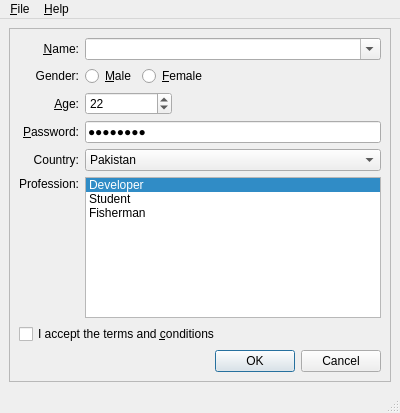
<ui version="4.0" >
 <class>MainWindow</class>
 <widget class="QMainWindow" name="MainWindow" >
  <property name="geometry" >
   <rect>
    <x>0</x>
    <y>0</y>
    <width>400</width>
    <height>413</height>
   </rect>
  </property>
  <property name="windowTitle" >
   <string>Style Sheet</string>
  </property>
  <widget class="QWidget" name="centralwidget" >
   <layout class="QVBoxLayout" >
    <property name="margin" >
     <number>9</number>
    </property>
    <property name="spacing" >
     <number>6</number>
    </property>
    <item>
     <widget class="QFrame" name="mainFrame" >
      <property name="frameShape" >
       <enum>QFrame::StyledPanel</enum>
      </property>
      <property name="frameShadow" >
       <enum>QFrame::Raised</enum>
      </property>
      <layout class="QGridLayout" >
       <property name="margin" >
        <number>9</number>
       </property>
       <property name="spacing" >
        <number>6</number>
       </property>
       <item row="6" column="0" colspan="5" >
        <widget class="QCheckBox" name="agreeCheckBox" >
         <property name="toolTip" >
          <string>Please read the LICENSE file before checking</string>
         </property>
         <property name="text" >
          <string>I accept the terms and &amp;conditions</string>
         </property>
        </widget>
       </item>
       <item row="5" column="0" >
        <widget class="QLabel" name="label" >
         <property name="text" >
          <string>Profession:</string>
         </property>
         <property name="alignment" >
          <set>Qt::AlignRight|Qt::AlignTop|Qt::AlignTrailing</set>
         </property>
         <property name="buddy" >
          <cstring>professionList</cstring>
         </property>
        </widget>
       </item>
       <item row="0" column="0" >
        <widget class="QLabel" name="nameLabel" >
         <property name="text" >
          <string>&amp;Name:</string>
         </property>
         <property name="alignment" >
          <set>Qt::AlignRight|Qt::AlignTrailing|Qt::AlignVCenter</set>
         </property>
         <property name="buddy" >
          <cstring>nameCombo</cstring>
         </property>
        </widget>
       </item>
       <item row="1" column="1" >
        <widget class="QRadioButton" name="maleRadioButton" >
         <property name="toolTip" >
          <string>Check this if you are male</string>
         </property>
         <property name="text" >
          <string>&amp;Male</string>
         </property>
        </widget>
       </item>
       <item row="3" column="0" >
        <widget class="QLabel" name="passwordLabel" >
         <property name="text" >
          <string>&amp;Password:</string>
         </property>
         <property name="alignment" >
          <set>Qt::AlignRight|Qt::AlignTrailing|Qt::AlignVCenter</set>
         </property>
         <property name="buddy" >
          <cstring>passwordEdit</cstring>
         </property>
        </widget>
       </item>
       <item row="4" column="1" colspan="4" >
        <widget class="QComboBox" name="countryCombo" >
         <property name="toolTip" >
          <string>Specify country of origin</string>
         </property>
         <property name="statusTip" >
          <string>Specify country of origin</string>
         </property>
         <property name="currentIndex" >
          <number>6</number>
         </property>
         <item>
          <property name="text" >
           <string>Egypt</string>
          </property>
         </item>
         <item>
          <property name="text" >
           <string>France</string>
          </property>
         </item>
         <item>
          <property name="text" >
           <string>Germany</string>
          </property>
         </item>
         <item>
          <property name="text" >
           <string>India</string>
          </property>
         </item>
         <item>
          <property name="text" >
           <string>Italy</string>
          </property>
         </item>
         <item>
          <property name="text" >
           <string>Norway</string>
          </property>
         </item>
         <item>
          <property name="text" >
           <string>Pakistan</string>
          </property>
         </item>
        </widget>
       </item>
       <item row="2" column="0" >
        <widget class="QLabel" name="ageLabel" >
         <property name="text" >
          <string>&amp;Age:</string>
         </property>
         <property name="alignment" >
          <set>Qt::AlignRight|Qt::AlignTrailing|Qt::AlignVCenter</set>
         </property>
         <property name="buddy" >
          <cstring>ageSpinBox</cstring>
         </property>
        </widget>
       </item>
       <item row="4" column="0" >
        <widget class="QLabel" name="countryLabel" >
         <property name="text" >
          <string>Country:</string>
         </property>
         <property name="alignment" >
          <set>Qt::AlignRight|Qt::AlignTrailing|Qt::AlignVCenter</set>
         </property>
         <property name="buddy" >
          <cstring>countryCombo</cstring>
         </property>
        </widget>
       </item>
       <item row="1" column="0" >
        <widget class="QLabel" name="genderLabel" >
         <property name="text" >
          <string>Gender:</string>
         </property>
         <property name="alignment" >
          <set>Qt::AlignRight|Qt::AlignTrailing|Qt::AlignVCenter</set>
         </property>
        </widget>
       </item>
       <item row="3" column="1" colspan="4" >
        <widget class="QLineEdit" name="passwordEdit" >
         <property name="toolTip" >
          <string>Specify your password</string>
         </property>
         <property name="statusTip" >
          <string>Specify your password</string>
         </property>
         <property name="text" >
          <string>Password</string>
         </property>
         <property name="echoMode" >
          <enum>QLineEdit::Password</enum>
         </property>
        </widget>
       </item>
       <item row="1" column="2" colspan="2" >
        <widget class="QRadioButton" name="femaleRadioButton" >
         <property name="styleSheet" >
          <string>Check this if you are female</string>
         </property>
         <property name="text" >
          <string>&amp;Female</string>
         </property>
        </widget>
       </item>
       <item row="2" column="1" colspan="2" >
        <widget class="QSpinBox" name="ageSpinBox" >
         <property name="toolTip" >
          <string>Specify your age</string>
         </property>
         <property name="statusTip" >
          <string>Specify your age</string>
         </property>
         <property name="minimum" >
          <number>12</number>
         </property>
         <property name="value" >
          <number>22</number>
         </property>
        </widget>
       </item>
       <item row="0" column="1" colspan="4" >
        <widget class="QComboBox" name="nameCombo" >
         <property name="toolTip" >
          <string>Specify your name</string>
         </property>
         <property name="editable" >
          <bool>true</bool>
         </property>
        </widget>
       </item>
       <item row="1" column="4" >
        <spacer>
         <property name="orientation" >
          <enum>Qt::Horizontal</enum>
         </property>
         <property name="sizeHint" >
          <size>
           <width>40</width>
           <height>20</height>
          </size>
         </property>
        </spacer>
       </item>
       <item row="2" column="3" colspan="2" >
        <spacer>
         <property name="orientation" >
          <enum>Qt::Horizontal</enum>
         </property>
         <property name="sizeHint" >
          <size>
           <width>61</width>
           <height>20</height>
          </size>
         </property>
        </spacer>
       </item>
       <item row="7" column="3" colspan="2" >
        <widget class="QDialogButtonBox" name="buttonBox" >
         <property name="orientation" >
          <enum>Qt::Horizontal</enum>
         </property>
         <property name="standardButtons" >
          <set>QDialogButtonBox::Cancel|QDialogButtonBox::NoButton|QDialogButtonBox::Ok</set>
         </property>
        </widget>
       </item>
       <item row="5" column="1" colspan="4" >
        <widget class="QListWidget" name="professionList" >
         <property name="toolTip" >
          <string>Select your profession</string>
         </property>
         <property name="statusTip" >
          <string>Specify your name here</string>
         </property>
         <property name="whatsThis" >
          <string>Specify your name here</string>
         </property>
         <property name="currentRow" >
          <number>0</number>
         </property>
         <item>
          <property name="text" >
           <string>Developer</string>
          </property>
         </item>
         <item>
          <property name="text" >
           <string>Student</string>
          </property>
         </item>
         <item>
          <property name="text" >
           <string>Fisherman</string>
          </property>
         </item>
        </widget>
       </item>
      </layout>
     </widget>
    </item>
   </layout>
  </widget>
  <widget class="QMenuBar" name="menubar" >
   <property name="geometry" >
    <rect>
     <x>0</x>
     <y>0</y>
     <width>400</width>
     <height>29</height>
    </rect>
   </property>
   <widget class="QMenu" name="menu_File" >
    <property name="title" >
     <string>&amp;File</string>
    </property>
    <addaction name="editStyleAction" />
    <addaction name="separator" />
    <addaction name="exitAction" />
   </widget>
   <widget class="QMenu" name="menu_Help" >
    <property name="title" >
     <string>&amp;Help</string>
    </property>
    <addaction name="aboutAction" />
    <addaction name="aboutQtAction" />
   </widget>
   <addaction name="menu_File" />
   <addaction name="menu_Help" />
  </widget>
  <widget class="QStatusBar" name="statusbar" />
  <action name="exitAction" >
   <property name="text" >
    <string>&amp;Exit</string>
   </property>
  </action>
  <action name="aboutQtAction" >
   <property name="text" >
    <string>About Qt</string>
   </property>
  </action>
  <action name="editStyleAction" >
   <property name="text" >
    <string>Edit &amp;Style...</string>
   </property>
  </action>
  <action name="aboutAction" >
   <property name="text" >
    <string>About</string>
   </property>
  </action>
 </widget>
 <resources/>
 <connections/>
</ui>
